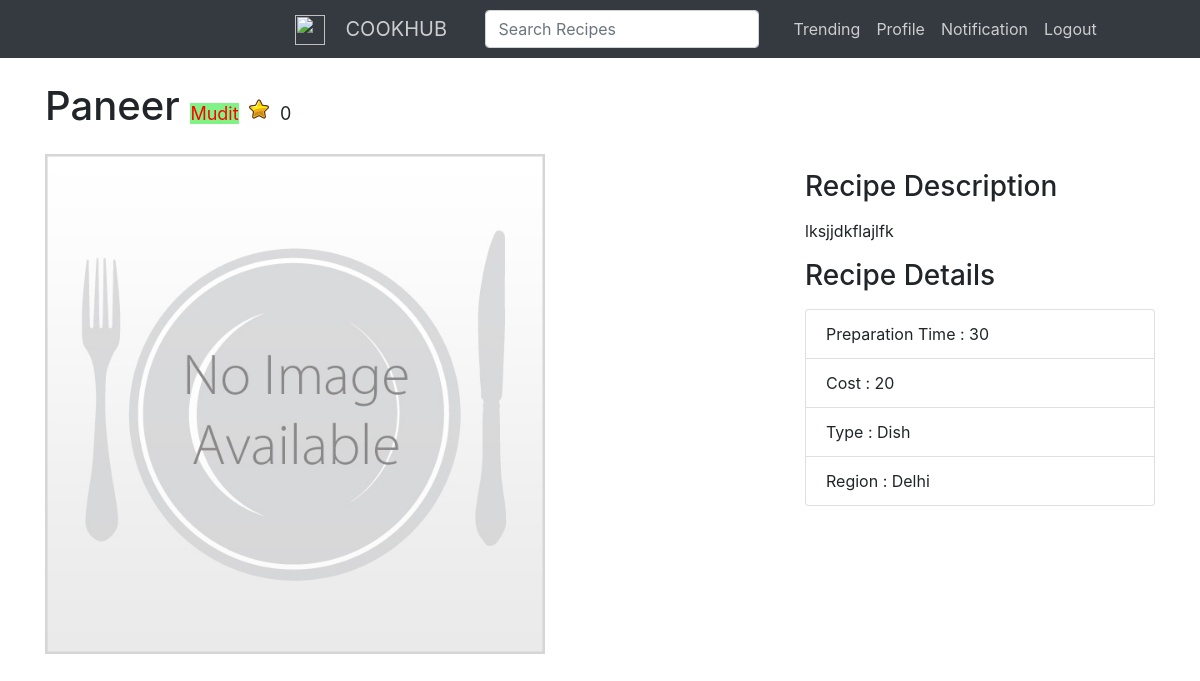
/recipe/0 (signed in), run on an earlier commit of the app's database.
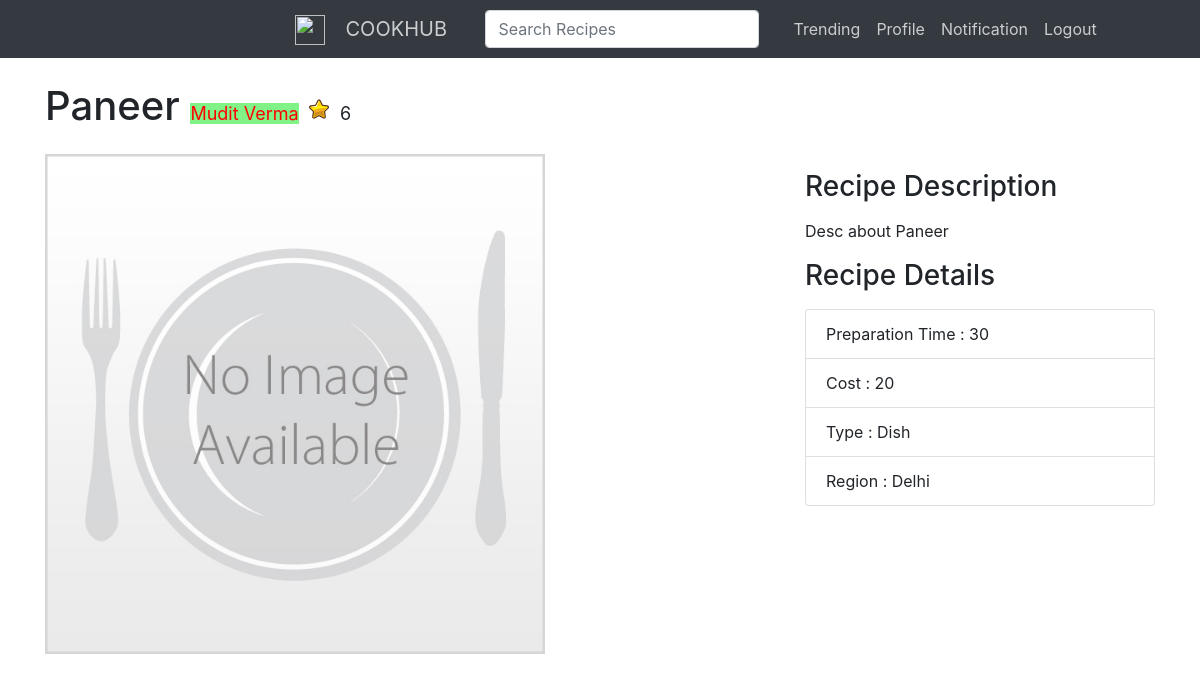
And on a later commit of the database.
### dbrun.py (models this page shows)
class Cooks(db.Model):
	id = db.Column(db.Integer , primary_key = True, autoincrement=True)
	name = db.Column(db.String(30),nullable=False)
	preptime = db.Column(db.Integer,nullable=False)
	ctype = db.Column(db.String(30),nullable=False)
	cost = db.Column(db.Integer,nullable=False)
	region = db.Column(db.String(30),nullable=False)
	public = db.Column(db.String(1),nullable=False)
	image = db.Column(db.String(300))
	description = db.Column(db.String(200) , default='None Provided.')
	star = db.Column(db.Integer, default=0)
	stages = db.relationship('Stages',backref='cook',lazy=True)
	personid = db.Column(db.Integer,db.ForeignKey('person.id'),nullable=False)

class Person(db.Model):
	id = db.Column(db.Integer , primary_key = True )
	email = db.Column(db.String(80), unique=True)
	password = db.Column(db.String(30),nullable=False)
	name = db.Column(db.String(30),nullable=False)
	location = db.Column(db.String(30),nullable=False)
	recruitment = db.Column(db.String(1),nullable=False)
	age = db.Column(db.Integer,nullable=False)
	gender = db.Column(db.String(1),nullable=False)
	expertise = db.Column(db.String(15),nullable=False)
	image = db.Column(db.String(300))
	mycooks = db.relationship('Cooks', backref='person', lazy=True)

### main.py (the view)
@app.route('/recipe/<id>')
@login_required
def recipe(id):
	cook = Cooks.query.filter_by(id=id).first()
	person = Person.query.filter_by(id=cook.personid).first()
	return render_template('after_login/recipe.html', cook = cook , person = person)

### main.py (called while the page is built)
def login_required(f):
    @wraps(f)
    def decorated_function(*args, **kwargs):
        if g.user is None:
        	flash('Login Required!')
        	return redirect(url_for('home'))
        return f(*args, **kwargs)
    return decorated_function

@app.before_request
def before_request():
	g.user = None
	if 'user' in session :
		g.user = session['user']

@app.after_request
def add_header(response):
	response.headers['Cache-Control'] = 'no-cache, no-store, must-revalidate'
	response.headers['Pragma'] = 'no-cache'
	response.headers['X-UA-Compatible'] = 'IE=Edge,chrome=1'
	if ('Cache-Control' not in response.headers):
		response.headers['Cache-Control'] = 'public, max-age=600'
	return response

### templates/after_login/recipe.html (shortened to what this page needs)
{% extends "after_login/layout.html" %}
{% block body %}
<div class="container">
      <h1 class="my-4" style="text-color:#343a40;">{{ cook.name }}
        <a href="{{ url_for('profile_page', id=person.id) }}"><small style="font-size:18px;background:#81f286;">{{ person.name }}</small></a>
	<img src="{{ url_for('static',filename='star.svg') }}" style="height:20px;" >
	<small style="font-size:18px;">{{ cook.star }}</small>
      </h1>
      <div class="row">
        <div class="col-md-8">
          <img class="img-fluid" src="{{ cook.image }}" alt="" style="height:500px;">
        </div>
        <div class="col-md-4">
          <h3 class="my-3">Recipe Description</h3>
          <p>{{ cook.description }}</p>
          <h3 class="my-3">Recipe Details</h3>
          <ul class="list-group">
            <li class="list-group-item">Preparation Time : {{ cook.preptime }}</li>
            <li class="list-group-item">Cost : {{ cook.cost }}</li>
            <li class="list-group-item">Type : {{ cook.ctype }}</li>
            <li class="list-group-item">Region : {{ cook.region }}</li>
          </ul>
        </div>
      </div>
    </div>
{% endblock %}

### templates/after_login/layout.html (shortened to what this page needs)
<!doctype html>
<html lang="en">
<head>
</head>
<link rel="stylesheet" href="https://maxcdn.bootstrapcdn.com/bootstrap/4.0.0-beta.2/css/bootstrap.min.css">
<link rel="stylesheet" type="text/css" href="{{url_for('static',filename='after_login/indexcss.css')}}">
<link rel="stylesheet" href="{{url_for('static',filename='after_login/notifstyle.css')}}">
<body>
<nav class="navbar navbar-expand-lg navbar-light bg-dark">
  <a class="navbar-brand" href="#">
    <img src="https://cdn2.iconfinder.com/data/icons/food-ink/512/chef-512.png" width="30" height="30" alt="">
  </a>
  <a class="navbar-brand" style="color: rgba(255,255,255,0.75)" href="#">COOKHUB</a>
  <form class="form-inline">
    <input class="form-control mr-sm-2" type="search" placeholder="Search Recipes" aria-label="Search">
  </form>
  <div class="collapse navbar-collapse" id="navbarNavAltMarkup">
    <div class="navbar-nav">
      <a class="nav-item nav-link active" style="color: rgba(255,255,255,0.75)" href="{{ url_for('protected') }}">Trending <span class="sr-only">(current)</span></a>
      <a class="nav-item nav-link" style="color: rgba(255,255,255,0.75)" href="{{ url_for('profile_page' , id=2) }}">Profile</a>
      <a class="nav-item nav-link" style="color: rgba(255,255,255,0.75)" href="{{ url_for('notification') }}">Notification</a>
      <a class="nav-item nav-link disabled" style="color: rgba(255,255,255,0.75)" href="{{ url_for('dropsession') }}">Logout</a>
    </div>
  </div>
</nav>
{% block body %}{% endblock %}
</body>
</html>

### static/after_login/indexcss.css (style rules this page uses)
a { color: red ; }

What changed in the data, as far as the page shows it:
changed Cooks "Paneer": star "0" → "6"; description "lksjjdkflajlfk" → "Desc about Paneer"
changed Person: name "Mudit" → "Mudit Verma"
